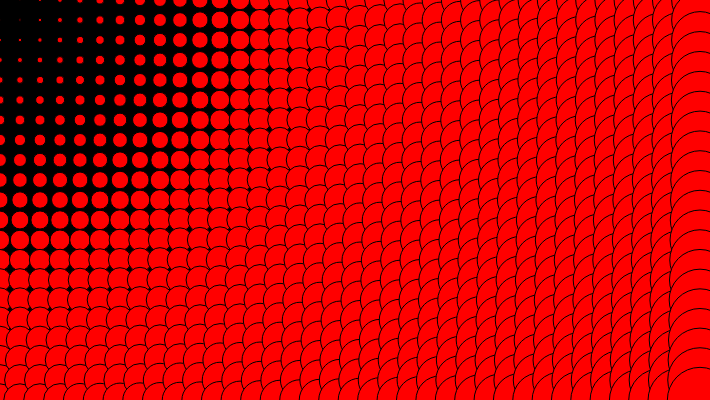
Frame 1 (no input)
Frame 60 (no input): identical to frame 1, image omitted
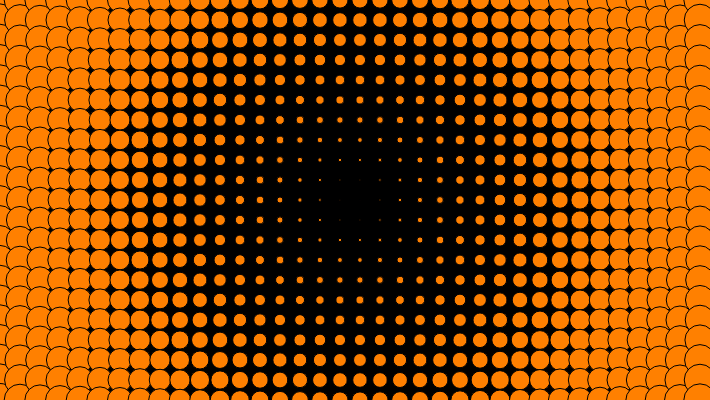
Frame 120 (the mouse pressed at the canvas centre since frame 60)

The p5.js sketch that drew these frames (run headless with seeded random() and noise() and a simulated clock; from frame 60 on, the mouse is pressed at the canvas centre):

// p5.js sketch
// ── sketch.js
let max_distance;

function setup() {
  createCanvas(710, 400);
  //noStroke();
  max_distance = dist(0, 0, width, height);
}

function draw() {
  background(0);
  //setting the dist between circles
  for (let i = 0; i <= width; i += 20) {
    for (let j = 0; j <= height; j += 20) {
      //changing size as the mouse moves
      let size = dist(mouseX, mouseY, i, j);
      //resetting the size to a small integer
      size = (size / max_distance) * 66;
      //changes mouseX limits from 0-710 to 0-255
      let c = map(mouseX, 0, width, 0, 255);
      fill(255, c, 0)
      ellipse(i, j, size, size);
    }
  }
}
